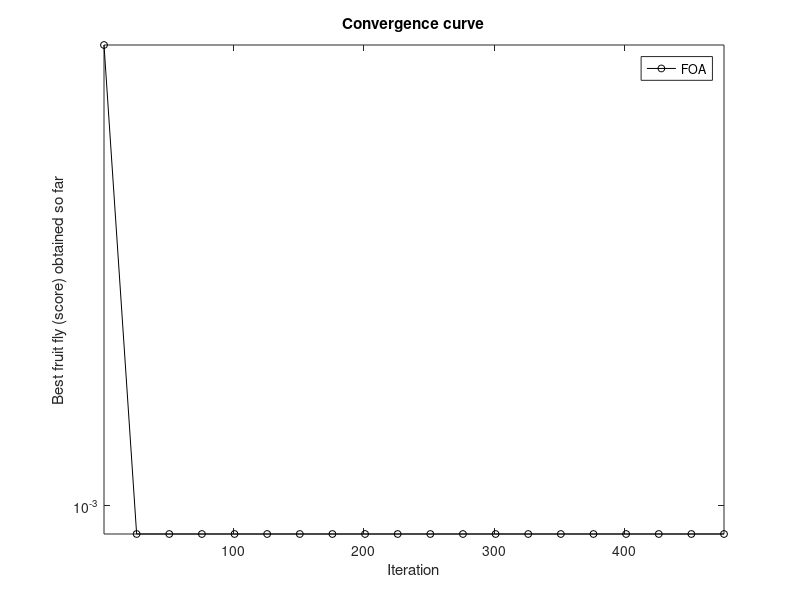

MATLAB code for this plot:
function [Smellbest,X,Y] = FOA(n,maxt,lb,ub,dim)   

% Parameters setting
if nargin < 1
    n = 20; % Population size
    maxt = 5e2; % Max iterations
    dim = 30; % Dimension of test function
    lb = -100 * ones(1,dim); % Lower bound of test function
    ub = 100 * ones(1,dim); % Upper bound of test function
end
% X = zeros(1 * dim);
% Y = zeros(1 * dim);
% new_X = zeros(1 * dim);
% new_Y = zeros(1 * dim);
% D = zeros(1 * dim);
% Sol = zeros(1 * dim);
% Fitness = zeros(n * 1);

% Initialize the original position
for i = 1:n
    X(i,:) = lb+(ub-lb).*rand(1,dim); % the position of X axis
    Y(i,:) = lb+(ub-lb).*rand(1,dim); % the position of Y axis
    D(i,:) = (X(i,:).^2 + Y(i,:).^2).^0.5; % Caculate the distance
    Sol(i,:) = 1./D(i,:); % the solution set
    Fitness(i) = fun(Sol(i,:)); % Caculate the fitness
end


[bestSmell,index] = min(Fitness); % Get the min fitness and its index
new_X = X(index,:); % the X axis of min fitness
new_Y = Y(index,:); % the Y axis of min fitness
Smellbest = bestSmell;
best = Sol(index,:);

% Start main loop
for t = 1:maxt
    for i = 1:n
        % Refer to the process of initializing
        X(i,:) = new_X + (ub - lb).*rand(1,dim);
        Y(i,:) = new_Y + (ub - lb).*rand(1,dim);
        D(i,:) = (X(i,:).^2 + Y(i,:).^2).^0.5;
        Sol(i,:) = 1./D(i,:);
        Fitness(i) = fun(Sol(i,:));
    end
    [bestSmell,index] = min(Fitness);
    % If the new value is smaller than the best value,update the best value
    if (bestSmell < Smellbest)
        X(i,:) = X(index,:);
        Y(i,:) = Y(index,:);
        Smellbest = bestSmell;
    end
    
    % Out put result each 100 iterations
    if round(t/100) == (t/100)
        Smellbest;
    end
    
    cg_curve(t) = Smellbest;
end

% Output/display
disp(['Number of evaluations: ',num2str(maxt)]);
disp(['Best solution=',num2str(best),'   fmin=',num2str(Smellbest)]);

% Draw the picture
semilogy((1:25:maxt),cg_curve(1:25:maxt),'k-o','markersize',5);
title('Convergence curve')
xlabel('Iteration');
ylabel('Best fruit fly (score) obtained so far');

hold on
axis tight
grid off
box on
legend('FOA')

% This is a classcial test function,namely Sphere function,which range is
% from -100 to 100.The dimension can be defined as you want.
function z = fun(u)
z = sum(u.^2);
